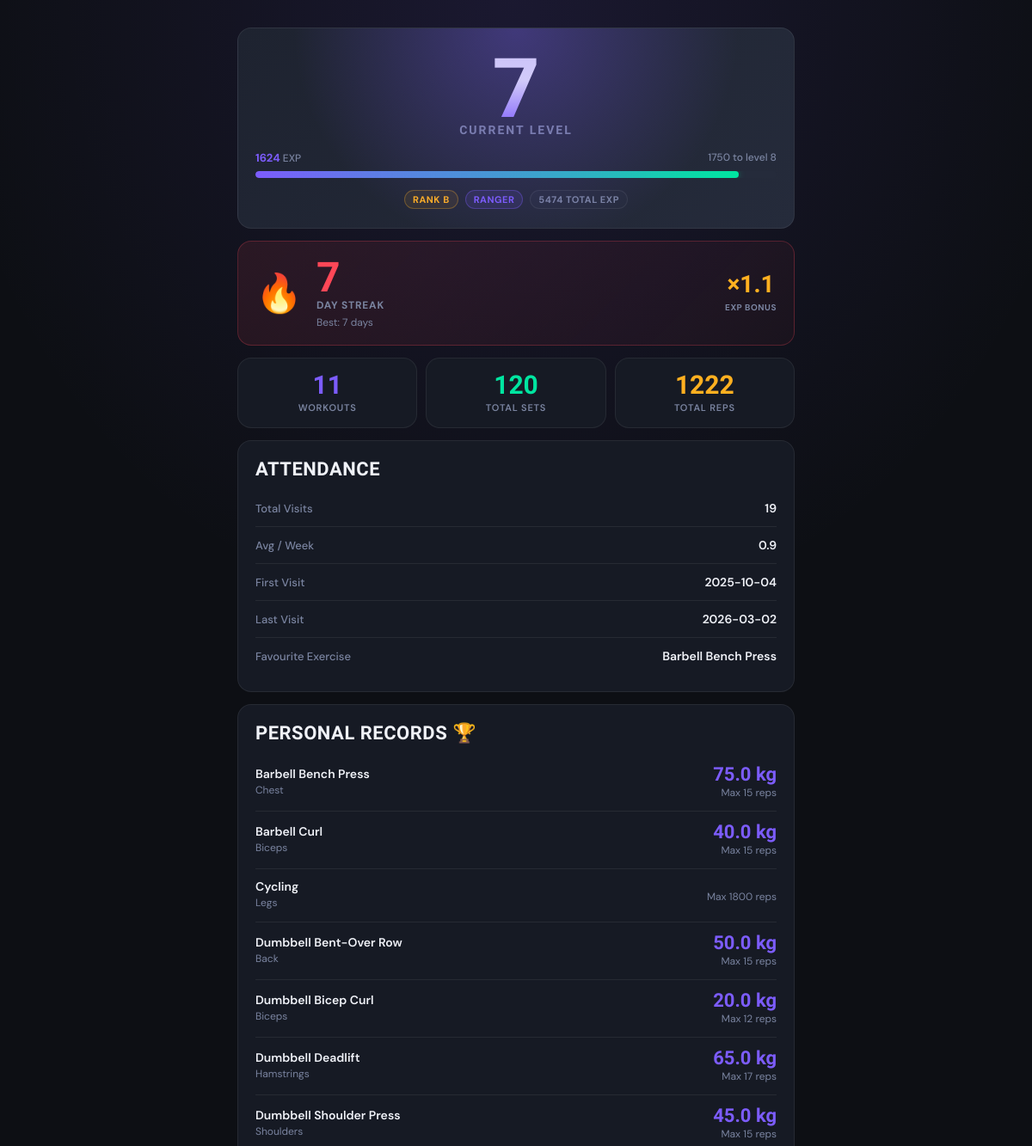
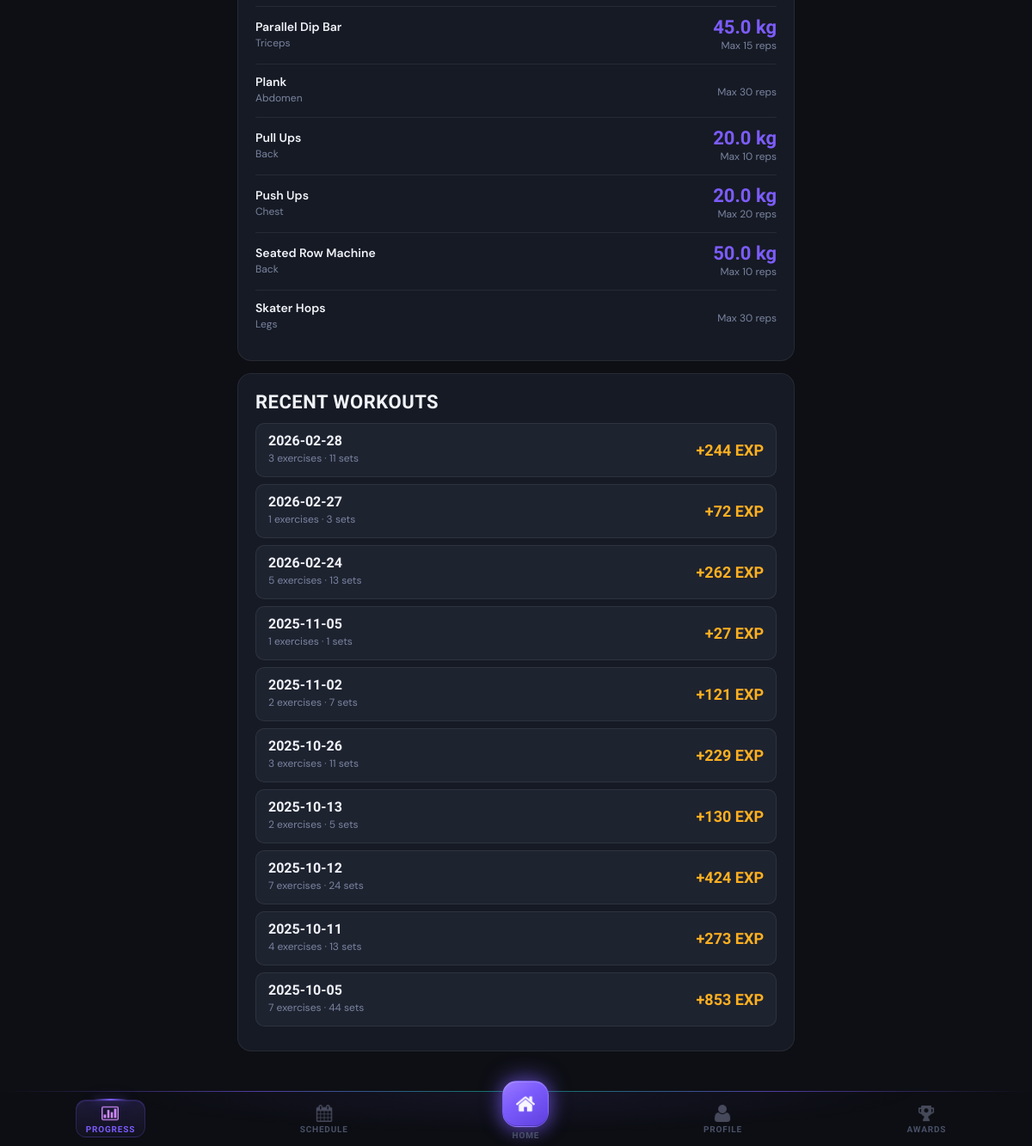
Screenshot of /progress (signed in) with the database file from the repository (2 pictures, top to bottom).
### tables this page shows
CREATE TABLE client_gamification (
                gamification_id INTEGER PRIMARY KEY AUTOINCREMENT,
                client_id INTEGER UNIQUE NOT NULL,
                current_level INTEGER DEFAULT 1,
                current_exp INTEGER DEFAULT 0,
                total_exp INTEGER DEFAULT 0,
                rank TEXT DEFAULT 'E',
                client_class TEXT,
                class_unlocked_at_level INTEGER, current_streak INTEGER DEFAULT 0, longest_streak INTEGER DEFAULT 0, total_reps INTEGER DEFAULT 0, workouts_completed INTEGER DEFAULT 0,
                FOREIGN KEY (client_id) REFERENCES clients(client_id) ON DELETE CASCADE
            );

CREATE TABLE client_streaks (
                streak_id INTEGER PRIMARY KEY AUTOINCREMENT,
                client_id INTEGER UNIQUE NOT NULL,
                current_streak INTEGER DEFAULT 0,
                longest_streak INTEGER DEFAULT 0,
                last_attendance_date DATE,
                streak_multiplier REAL DEFAULT 1.0,
                FOREIGN KEY (client_id) REFERENCES clients(client_id) ON DELETE CASCADE
            );

CREATE TABLE exercises (
                exercise_id INTEGER PRIMARY KEY AUTOINCREMENT,
                name TEXT UNIQUE NOT NULL,
                description TEXT,
                exercise_type TEXT,
                difficulty_level TEXT,
                base_exp INTEGER DEFAULT 10,
                image_path TEXT,
                created_date DATETIME DEFAULT CURRENT_TIMESTAMP
            , primary_muscle TEXT, complementary_muscle TEXT);

CREATE TABLE workout_logs (
                log_id INTEGER PRIMARY KEY AUTOINCREMENT,
                client_id INTEGER NOT NULL,
                exercise_id INTEGER NOT NULL,
                workout_date DATE NOT NULL,
                set_number INTEGER NOT NULL,
                reps_completed INTEGER,
                weight_used REAL,
                exp_earned INTEGER DEFAULT 0,
                "measurement" TEXT,
                timestamp DATETIME DEFAULT CURRENT_TIMESTAMP,
                FOREIGN KEY (client_id) REFERENCES clients(client_id) ON DELETE CASCADE,
                FOREIGN KEY (exercise_id) REFERENCES exercises(exercise_id) ON DELETE CASCADE
            );

### main.py (the view)
@app.route('/progress')
@login_required
def progress():
    client_id = session['client_id']
    client = Client.get_by_id(client_id)
    progress_data = gamification.get_client_progress(client_id)
    workout_history = workout_logger.get_workout_history(client_id, limit=10)
    attendance_stats = attendance_ctrl.get_attendance_stats(client_id)
    workout_stats = workout_logger.get_workout_stats(client_id)
    personal_records = workout_logger.get_personal_records(client_id)
    return render_template('progress.html',
                         client=client,
                         progress=progress_data,
                         workout_history=workout_history,
                         attendance_stats=attendance_stats,
                         workout_stats=workout_stats,
                         personal_records=personal_records)

### controllers/gamification_controller.py (called while the page is built)
    def _get_gamification_data(self, client_id):
        query = 'SELECT * FROM client_gamification WHERE client_id=?'
        result = self.db.execute_query(query, (client_id,))
        return dict(result[0]) if result else None

    def _get_streak_data(self, client_id):
        query = 'SELECT * FROM client_streaks WHERE client_id=?'
        result = self.db.execute_query(query, (client_id,))
        return dict(result[0]) if result else None

### controllers/workout_logger.py (called while the page is built)
    def get_workout_history(self, client_id, limit=10):
        query = '''
            SELECT workout_date, COUNT(DISTINCT exercise_id) as exercises_count,
                   COUNT(*) as total_sets, SUM(exp_earned) as total_exp
            FROM workout_logs
            WHERE client_id=?
            GROUP BY workout_date
            ORDER BY workout_date DESC
            LIMIT ?
        '''
        results = self.db.execute_query(query, (client_id, limit))
        history = []
        for row in results:
            history.append({
                'date': row['workout_date'],
                'exercises_count': row['exercises_count'],
                'total_sets': row['total_sets'],
                'total_exp': row['total_exp']
            })
        return history

### database/db_manager.py (called while the page is built)
    def connect(self):
        self.conn = sqlite3.connect(self.db_name)
        self.conn.row_factory = sqlite3.Row  # Access columns by name
        self.cursor = self.conn.cursor()

    def disconnect(self):
        if self.conn:
            self.conn.close()

    def execute_query(self, query, params=None):
        self.connect()
        if params:
            self.cursor.execute(query, params)
        else:
            self.cursor.execute(query)
        results = self.cursor.fetchall()
        self.disconnect()
        return results

### main.py (called while the page is built)
def login_required(f):
    @wraps(f)
    def decorated_function(*args, **kwargs):
        if 'client_id' not in session:
            return redirect(url_for('login'))
        return f(*args, **kwargs)
    return decorated_function

### templates/progress.html (shortened to what this page needs)
{% extends "base.html" %}
{% block content %}
<div class="level-hero">
    <span class="level-number">{{ progress.level }}</span>
    <span class="level-label">Current Level</span>
    <div class="exp-row">
        <span><strong>{{ progress.current_exp }}</strong> EXP</span>
        <span>{{ progress.next_level_exp }} to level {{ progress.level + 1 }}</span>
    </div>
    <div class="progress-track">
        <div class="progress-fill" style="width: {{ progress.progress_percentage }}%"></div>
    </div>
    <div class="rank-class-row">
        <span class="tag tag-amber">Rank {{ progress.rank }}</span>
        {% if progress.class %}
        <span class="tag tag-brand">{{ progress.class }}</span>
        {% endif %}
        <span class="tag">{{ progress.total_exp }} Total EXP</span>
    </div>
</div>
{% if progress.streak is defined %}
<div class="streak-card">
    <div class="streak-flame">🔥</div>
    <div>
        <div class="streak-days">{{ progress.streak }}</div>
        <div class="streak-info-label">Day Streak</div>
        <div class="streak-detail">Best: {{ progress.longest_streak }} days</div>
    </div>
    <div class="streak-multiplier">
        <span class="streak-mult-val">×{{ progress.streak_multiplier }}</span>
        <span class="streak-mult-lbl">EXP Bonus</span>
    </div>
</div>
{% endif %}
{% if workout_stats %}
<div class="big-stat-row">
    <div class="big-stat">
        <span class="big-stat-val brand">{{ workout_stats.total_workouts }}</span>
        <span class="big-stat-lbl">Workouts</span>
    </div>
    <div class="big-stat">
        <span class="big-stat-val green">{{ workout_stats.total_sets }}</span>
        <span class="big-stat-lbl">Total Sets</span>
    </div>
    <div class="big-stat">
        <span class="big-stat-val amber">{{ workout_stats.total_reps }}</span>
        <span class="big-stat-lbl">Total Reps</span>
    </div>
</div>
{% endif %}
{% if attendance_stats %}
<div class="card section-card">
    <h2>Attendance</h2>
    <div class="row-item">
        <span class="row-item-label">Total Visits</span>
        <span class="row-item-value">{{ attendance_stats.total_visits }}</span>
    </div>
    <div class="row-item">
        <span class="row-item-label">Avg / Week</span>
        <span class="row-item-value">{{ attendance_stats.avg_visits_per_week }}</span>
    </div>
    <div class="row-item">
        <span class="row-item-label">First Visit</span>
        <span class="row-item-value">{{ attendance_stats.first_visit }}</span>
    </div>
    <div class="row-item">
        <span class="row-item-label">Last Visit</span>
        <span class="row-item-value">{{ attendance_stats.last_visit }}</span>
    </div>
    {% if workout_stats and workout_stats.favorite_exercise %}
    <div class="row-item">
        <span class="row-item-label">Favourite Exercise</span>
        <span class="row-item-value">{{ workout_stats.favorite_exercise }}</span>
    </div>
    {% endif %}
</div>
{% endif %}
{% if personal_records %}
<div class="card section-card">
    <h2>Personal Records 🏆</h2>
    {% for record in personal_records %}
    <div class="pr-item">
        <div>
            <span class="pr-name">{{ record.exercise }}</span>
            <span class="pr-muscle">{{ record.primary_muscle }}</span>
        </div>
        <div class="pr-values">
            {% if record.max_weight %}
            <div class="pr-weight">{{ record.max_weight }} kg</div>
            {% endif %}
            <div class="pr-reps">Max {{ record.max_reps }} reps</div>
        </div>
    </div>
    {% endfor %}
</div>
{% endif %}
<div class="card section-card">
    <h2>Recent Workouts</h2>
    {% if workout_history %}
        {% for w in workout_history %}
        <div class="history-item">
            <div>
                <span class="history-date">{{ w.date }}</span>
                <span class="history-meta">{{ w.exercises_count }} exercises · {{ w.total_sets }} sets</span>
            </div>
            <span class="history-exp">+{{ w.total_exp }} EXP</span>
        </div>
        {% endfor %}
    {% else %}
        <p style="padding:10px 0;">No workouts logged yet. Start training!</p>
    {% endif %}
</div>
{% endblock %}

### templates/base.html (shortened to what this page needs)
<!DOCTYPE html>
<html lang="en">
<head>
</head>
<body>
    {% if session.client_id %}
    <div class="bottom-nav">
        <a href="{{ url_for('progress') }}"
           class="nav-item {% if request.endpoint == 'progress' %}active{% endif %}">
            <img src="/static/icons/progress.png" alt="">
            <span>Progress</span>
        </a>
        <a href="{{ url_for('schedule') }}"
           class="nav-item {% if request.endpoint == 'schedule' %}active{% endif %}">
            <img src="/static/icons/schedule.png" alt="">
            <span>Schedule</span>
        </a>
        <a href="{{ url_for('dashboard') }}"
           class="nav-item-home {% if request.endpoint == 'dashboard' %}active{% endif %}">
            <div class="nav-home-btn">
                <img src="/static/icons/home.png" alt="">
            </div>
            <span>Home</span>
        </a>
        <a href="{{ url_for('profile') }}"
           class="nav-item {% if request.endpoint == 'profile' %}active{% endif %}">
            <img src="/static/icons/profile.png" alt="">
            <span>Profile</span>
        </a>
        <a href="{{ url_for('achievements') }}"
           class="nav-item {% if request.endpoint == 'achievements' %}active{% endif %}">
            <img src="/static/icons/achievment.png" alt="">
            <span>Awards</span>
        </a>
    </div>
    {% endif %}
    <div class="container">
        {% block content %}{% endblock %}
    </div>
</body>
</html>

### templates/progress.html (style rules this page uses)
.level-hero { background: linear-gradient(135deg, var(--surface-2), var(--surface-3)); border: 1px solid var(--border); border-radius: var(--radius); padding: 22px 20px; margin-bottom: 14px; position: relative; overflow: hidden; text-align: center; }
.level-hero::before { content: ''; position: absolute; inset: 0; background: radial-gradient(circle at 50% 0%, var(--brand-glow), transparent 65%); pointer-events: none; }
.level-number { font-family: var(--font-display); font-size: 96px; font-weight: 800; line-height: 1; background: linear-gradient(180deg, var(--text) 40%, var(--brand)); -webkit-background-clip: text; -webkit-text-fill-color: transparent; background-clip: text; display: block; }
.level-label { font-family: var(--font-display); font-size: 14px; font-weight: 700; text-transform: uppercase; letter-spacing: 2px; color: var(--text-muted); margin-top: -8px; margin-bottom: 16px; display: block; }
.exp-row { display: flex; justify-content: space-between; font-size: 12px; color: var(--text-muted); font-weight: 500; margin-bottom: 7px; }
.exp-row strong { color: var(--brand); font-size: 13px; }
.rank-class-row { display: flex; justify-content: center; gap: 8px; margin-top: 14px; }
.big-stat-row { display: grid; grid-template-columns: repeat(3, 1fr); gap: 10px; margin-bottom: 14px; }
.big-stat { background: var(--surface); border: 1px solid var(--border); border-radius: var(--radius); padding: 16px 12px; text-align: center; }
.big-stat-val { font-family: var(--font-display); font-size: 30px; font-weight: 800; color: var(--text); line-height: 1; display: block; }
.big-stat-lbl { font-size: 11px; color: var(--text-muted); text-transform: uppercase; letter-spacing: 0.8px; font-weight: 600; display: block; margin-top: 4px; }
.big-stat-val.green { color: var(--green); }
.big-stat-val.amber { color: var(--amber); }
.big-stat-val.brand { color: var(--brand); }
.section-card { margin-bottom: 14px; }
.pr-item { display: flex; justify-content: space-between; align-items: center; padding: 13px 0; border-bottom: 1px solid var(--border); }
.pr-item:last-child { border-bottom: none; }
.pr-name { font-weight: 600; font-size: 14px; color: var(--text); display: block; line-height: 1; }
.pr-muscle { font-size: 12px; color: var(--text-muted); margin-top: 3px; }
.pr-values { text-align: right; }
.pr-weight { font-family: var(--font-display); font-size: 22px; font-weight: 800; color: var(--brand); line-height: 1; }
.pr-reps { font-size: 12px; color: var(--text-muted); margin-top: 2px; }
.history-item { display: flex; justify-content: space-between; align-items: center; padding: 12px 14px; background: var(--surface-2); border: 1px solid var(--border); border-radius: var(--radius-sm); margin-bottom: 8px; }
.history-date { font-family: var(--font-display); font-size: 16px; font-weight: 700; color: var(--text); text-transform: uppercase; display: block; line-height: 1; }
.history-meta { font-size: 12px; color: var(--text-muted); margin-top: 3px; }
.history-exp { font-family: var(--font-display); font-size: 18px; font-weight: 800; color: var(--amber); }
.streak-card { background: linear-gradient(135deg, rgba(255,71,87,0.1), rgba(255,71,87,0.04)); border: 1px solid rgba(255,71,87,0.25); border-radius: var(--radius); padding: 18px 20px; display: flex; align-items: center; gap: 16px; margin-bottom: 14px; }
.streak-flame { font-size: 44px; flex-shrink: 0; }
.streak-days { font-family: var(--font-display); font-size: 48px; font-weight: 800; color: var(--red); line-height: 1; }
.streak-info-label { font-size: 12px; font-weight: 700; text-transform: uppercase; letter-spacing: 0.8px; color: var(--text-muted); }
.streak-detail { font-size: 12px; color: var(--text-muted); margin-top: 4px; }
.streak-multiplier { margin-left: auto; text-align: center; flex-shrink: 0; }
.streak-mult-val { font-family: var(--font-display); font-size: 28px; font-weight: 800; color: var(--amber); display: block; line-height: 1; }
.streak-mult-lbl { font-size: 10px; color: var(--text-muted); font-weight: 700; text-transform: uppercase; letter-spacing: 0.5px; }

### rows the page displays
client_gamification: current_exp "1624", class "RANGER", total_exp "5474"
client_streaks: streak_multiplier "1.1"
exercises: favorite_exercise "Barbell Bench Press", exercise "Barbell Bench Press", primary_muscle "Chest", max_weight "75.0", max_reps "15"
exercises: exercise "Barbell Curl", primary_muscle "Biceps", max_weight "40.0", max_reps "15"
exercises: exercise "Cycling", primary_muscle "Legs", max_reps "1800"
exercises: exercise "Dumbbell Bent-Over Row", primary_muscle "Back", max_weight "50.0", max_reps "15"
exercises: exercise "Dumbbell Bicep Curl", primary_muscle "Biceps", max_weight "20.0", max_reps "12"
exercises: exercise "Dumbbell Deadlift", primary_muscle "Hamstrings", max_weight "65.0", max_reps "17"
exercises: exercise "Dumbbell Shoulder Press", primary_muscle "Shoulders", max_weight "45.0", max_reps "15"
exercises: exercise "Parallel Dip Bar", primary_muscle "Triceps", max_weight "45.0", max_reps "15"
exercises: exercise "Plank", primary_muscle "Abdomen", max_reps "30"
exercises: exercise "Pull Ups", primary_muscle "Back", max_weight "20.0", max_reps "10"
exercises: exercise "Push Ups", primary_muscle "Chest", max_weight "20.0", max_reps "20"
exercises: exercise "Seated Row Machine", primary_muscle "Back", max_weight "50.0", max_reps "10"
exercises: exercise "Skater Hops", primary_muscle "Legs", max_reps "30"
workout_logs: date "2025-11-05", exercises_count "1", total_sets "1", total_exp "27"

### other values shown
{{ progress.level }} "7"
{{ progress.next_level_exp }} "1750"
{{ progress.level + 1 }} "8"
{{ progress.rank }} "B"
{{ progress.streak }} "7"
{{ progress.longest_streak }} "7"
{{ workout_stats.total_workouts }} "11"
{{ workout_stats.total_sets }} "120"
{{ workout_stats.total_reps }} "1222"
{{ attendance_stats.total_visits }} "19"
{{ attendance_stats.avg_visits_per_week }} "0.9"
{{ attendance_stats.first_visit }} "2025-10-04"
{{ attendance_stats.last_visit }} "2026-03-02"
{{ w.date }} "2026-02-28" "2026-02-27" "2026-02-24" "2025-11-02" "2025-10-26" "2025-10-13" "2025-10-12" "2025-10-11" "2025-10-05"
{{ w.exercises_count }} "3" "1" "5" "2" "3" "2" "7" "4" "7"
